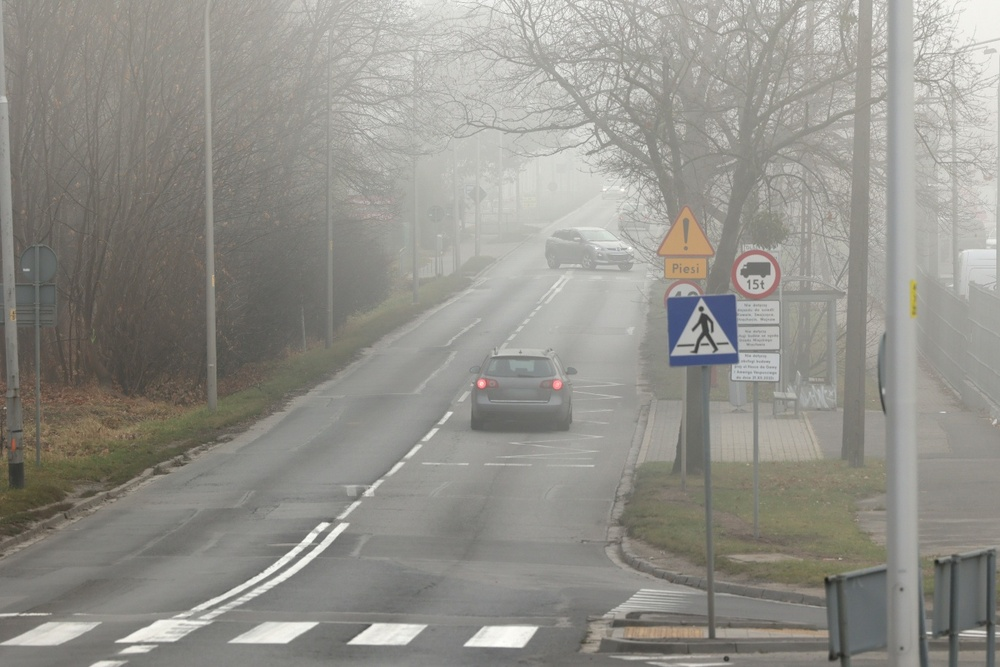
#> input picture ch3-1/mistyroad.jpg, 1000 x 667 px, shrunk from 1368 x 912 before the run
$ python 3-9histEqual.py
#> lines starting #> are read from the running program, lines starting #| are printed output that depends on the picture
import cv2
import matplotlib.pyplot as plt

fig=plt.figure()
rows=3  # 가로열이 2
cols=2  # 세로열이 2

img=cv2.imread('mistyroad.jpg')
#> img is the input picture: shape (667, 1000, 3); mean B, G, R 138.7, 145, 146.5
gray=cv2.cvtColor(img,cv2.COLOR_BGR2GRAY)	# 명암 영상으로 변환하고 출력
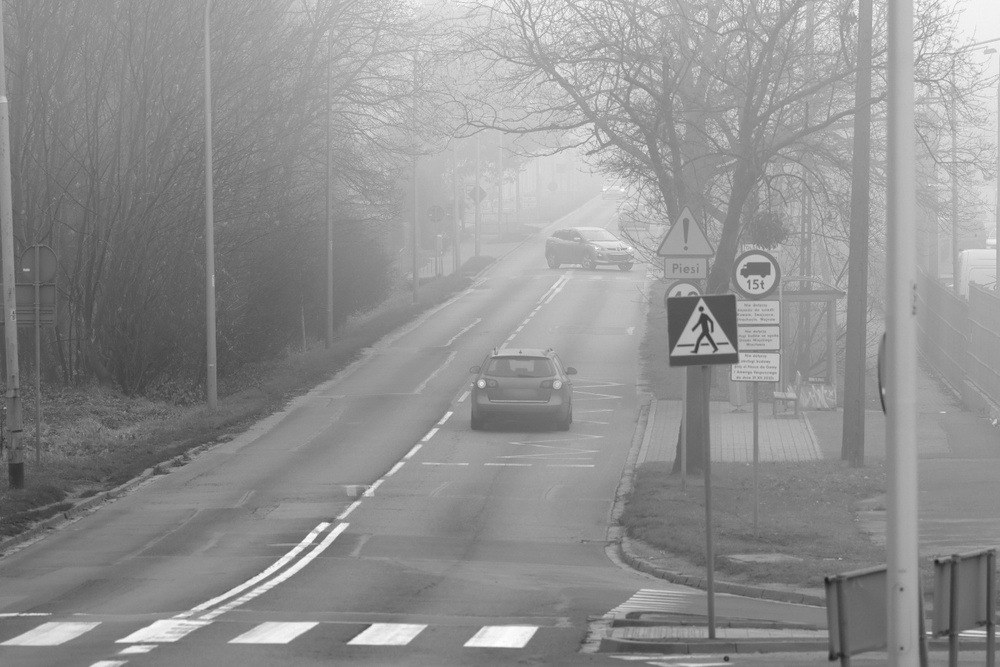
#> gray: shape (667, 1000); min 28, max 255, mean 144.8
ax1=fig.add_subplot(rows,cols,1)    # (0,0) 맨 첫번째에 값을 넣겠다
ax1.axis("off")     # 가로축 세로축 표시하지 않겠다
ax1.imshow(gray,cmap='gray')

h=cv2.calcHist([gray],[0],None,[256],[0,256])	# 히스토그램을 구해 출력
#> h = 256 values, max 9114 at index 139, min 0 at index 0, mean 2605.5
print('histogram', h)
#> (printed output is left out)
ax2=fig.add_subplot(rows,cols,2)    # (0,1) 맨 첫째줄 오른쪽에 값을 넣겠다
ax2.plot(h,color='r',linewidth=1)

equal=cv2.equalizeHist(gray)	# 히스토그램을 평활화하고 출력
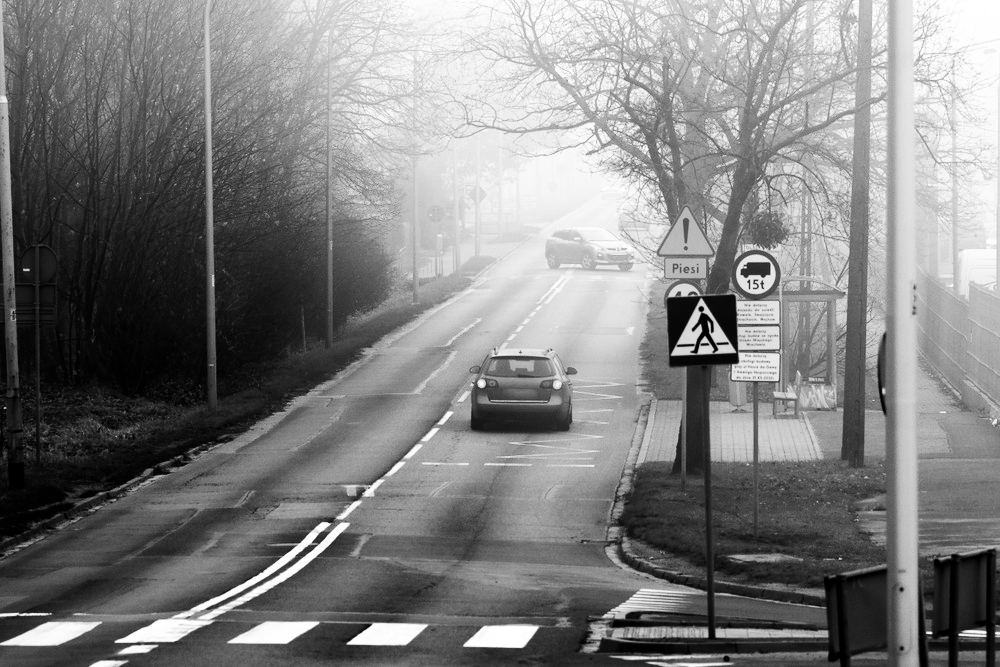
#> equal: shape (667, 1000); min 0, max 255, mean 128.6
ax3=fig.add_subplot(rows,cols,3)    # (1,0) 2번째줄 왼쪽에 값을 넣겠다
ax3.axis("off")
ax3.imshow(equal,cmap='gray')

h1=cv2.calcHist([equal],[0],None,[256],[0,256])	 # 히스토그램을 구해 출력
#> h1 = 256 values, max 9114 at index 116, min 0 at index 19, mean 2605.5
print('histogram equal1', h1)
#> (printed output is left out)
ax4=fig.add_subplot(rows,cols,4)
ax4.plot(h,color='r',linewidth=1)

equal2=cv2.equalizeHist(equal)	# 히스토그램을 평활화하고 출력
ax5=fig.add_subplot(rows,cols,3)    # (1,0) 2번째줄 왼쪽에 값을 넣겠다
ax5.axis("off")
ax5.imshow(equal2,cmap='gray')

h2=cv2.calcHist([equal2],[0],None,[256],[0,256])	 # 히스토그램을 구해 출력
#> h2 = 256 values, max 9114 at index 115, min 0 at index 7, mean 2605.5
print('histogram equal2', h2)
#> (printed output is left out)
ax6=fig.add_subplot(rows,cols,4)
ax6.plot(h2,color='r',linewidth=1)

plt.show()
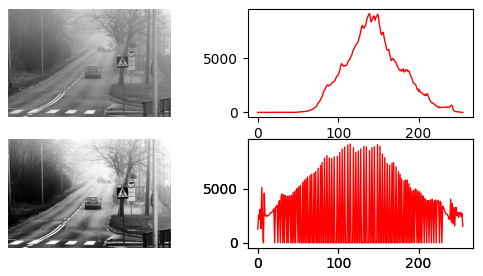
#> figure drawn by matplotlib, 6 panels; panel 2: curve peaks at x = 139, y = 9114; panel 4: curve peaks at x = 139, y = 9114; panel 6: curve peaks at x = 115, y = 9114

$ run again, with ch3-1/flower.jpg copied over ch3-1/mistyroad.jpg
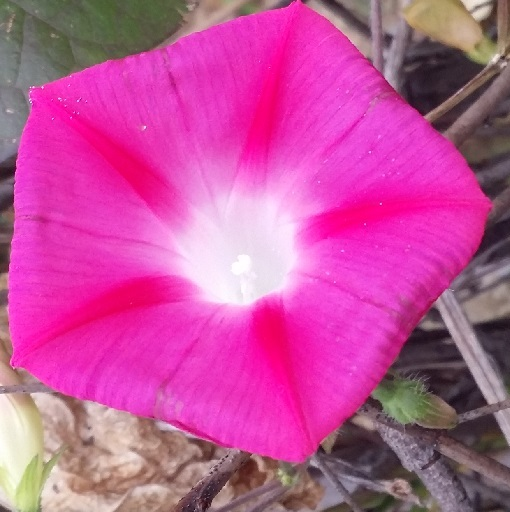
#> input picture ch3-1/flower.jpg, 510 x 512 px
#> img is the input picture: shape (512, 510, 3); mean B, G, R 154.9, 82, 193.8
#> `gray=cv2.cvtColor(img,cv2.COLOR_BGR2GRAY)`:
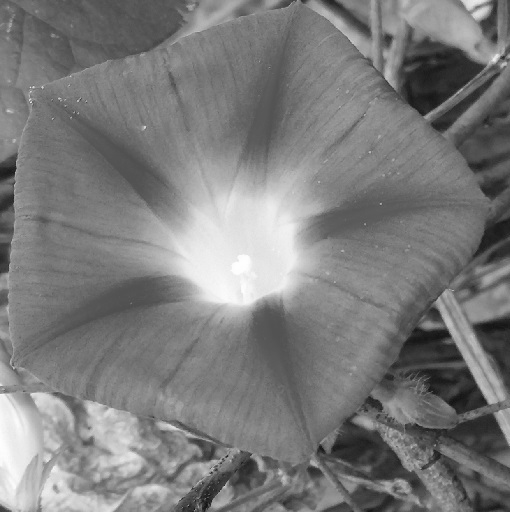
#> gray: shape (512, 510); min 14, max 254, mean 123.8
#> h = 256 values, max 4498 at index 128, min 0 at index 0, mean 1020
#> (printed output is left out)
#> `equal=cv2.equalizeHist(gray)`:
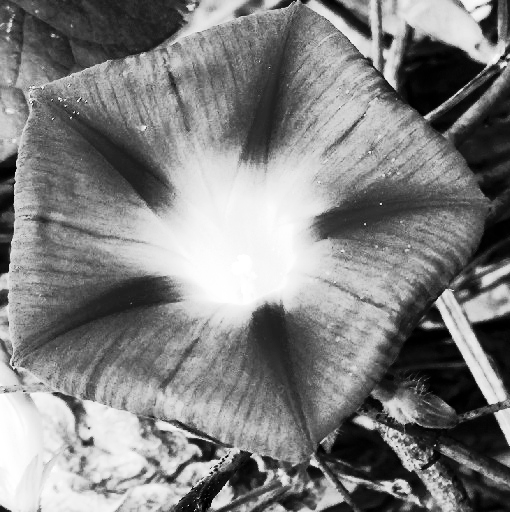
#> equal: shape (512, 510); min 0, max 255, mean 128.6
#> h1 = 256 values, max 4498 at index 156, min 0 at index 30, mean 1020
#> (printed output is left out)
#> h2 has the same summary as h1
#> (printed output is left out)

$ run again, with ch3-1/hand.jpg copied over ch3-1/mistyroad.jpg
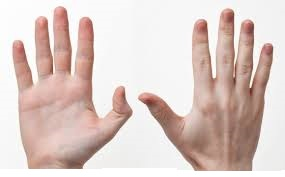
#> input picture ch3-1/hand.jpg, 285 x 177 px
#> img is the input picture: shape (177, 285, 3); mean B, G, R 198.4, 203.8, 221.3
#> `gray=cv2.cvtColor(img,cv2.COLOR_BGR2GRAY)`:
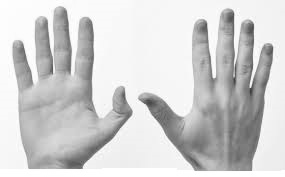
#> gray: shape (177, 285); min 60, max 255, mean 208.4
#> h = 256 values, max 5190 at index 247, min 0 at index 0, mean 197.1
#> (printed output is left out)
#> `equal=cv2.equalizeHist(gray)`:
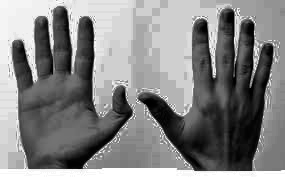
#> equal: shape (177, 285); min 0, max 255, mean 130.7
#> h1 = 256 values, max 5190 at index 207, min 0 at index 16, mean 197.1
#> (printed output is left out)
#> h2 = 256 values, max 5190 at index 207, min 0 at index 20, mean 197.1
#> (printed output is left out)
